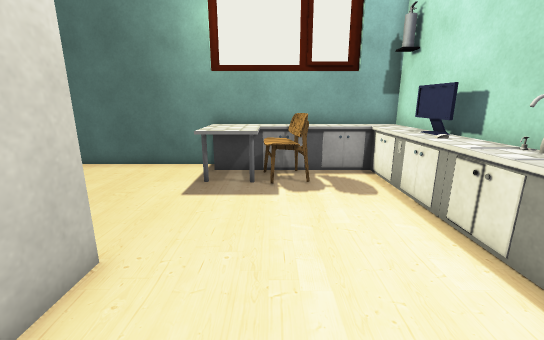
view 1 (above)

12 first-person views from a walk through a scene from a Unity 3-D project. The camera is 1.3 m above the floor, tilts 14° down and sees 90° across. The floor is counted in squares, 0.5 m on a side. Each view is taken from the middle of a square. On the plan, view 1 faces up. The plan holds only what a view shows up to about 19 squares ahead; the rest is blank. The place goes on beyond the plan. The player character is not drawn. Some surface patterns are stand-ins.

view 2
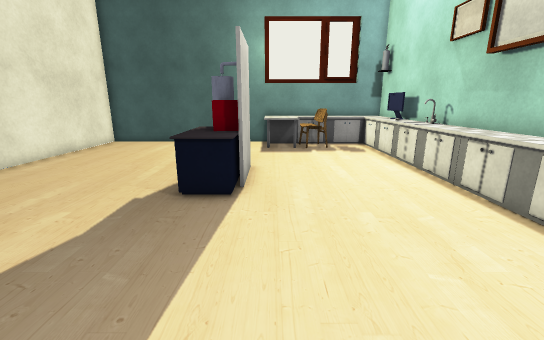

view 3
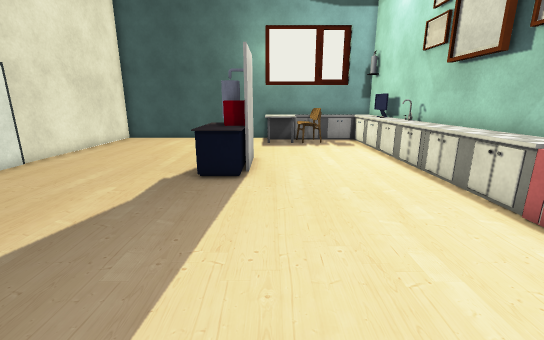

view 4
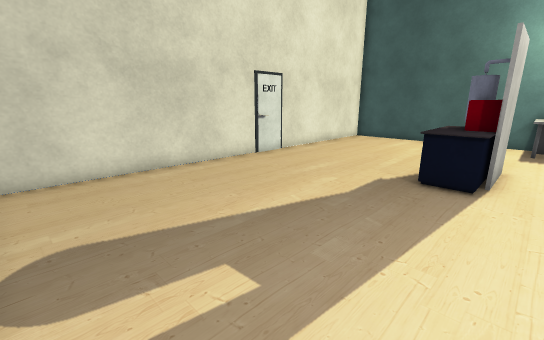

view 5
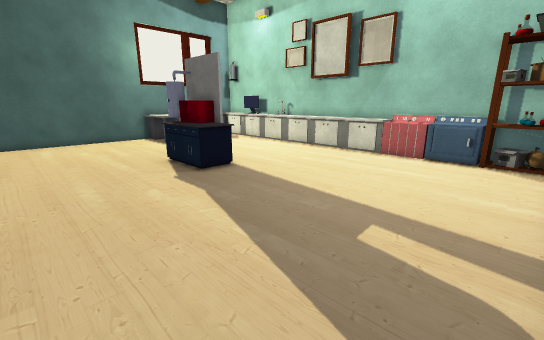

view 6
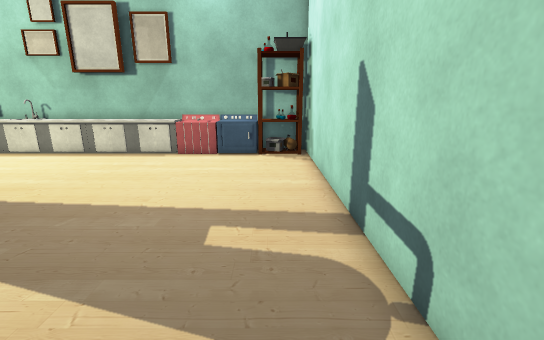

view 7
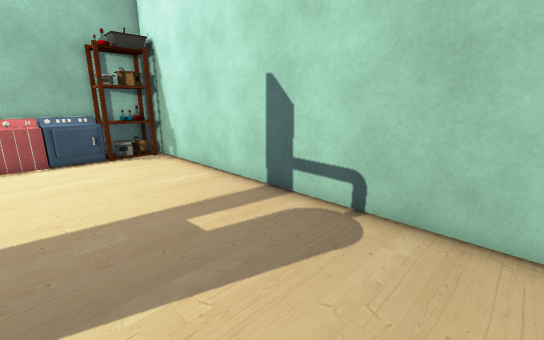

view 8
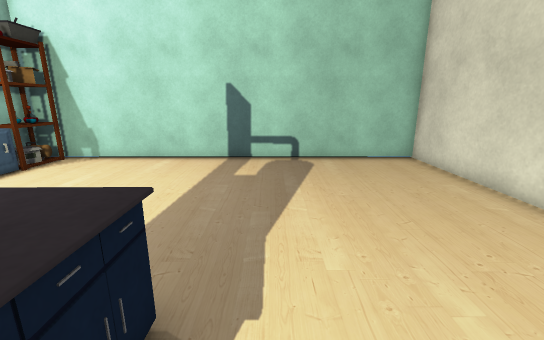

view 9
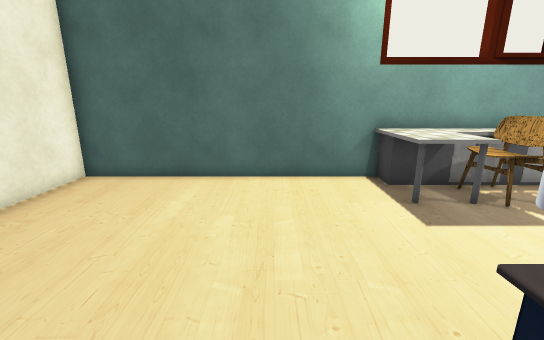

view 10
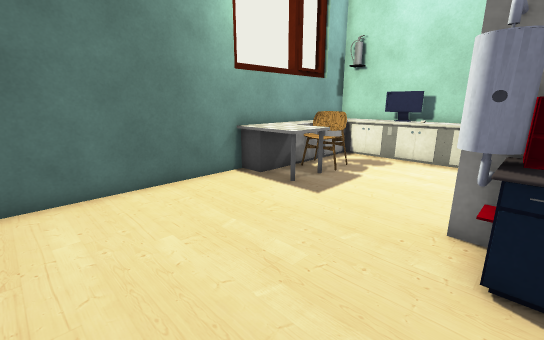

view 11
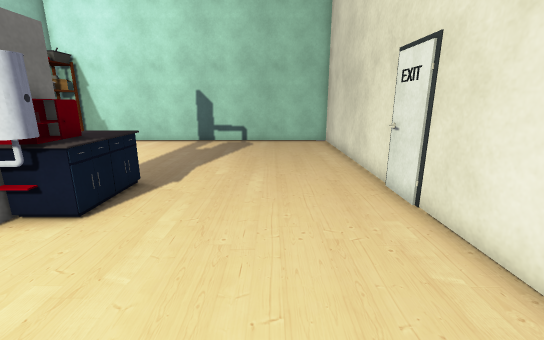

view 12
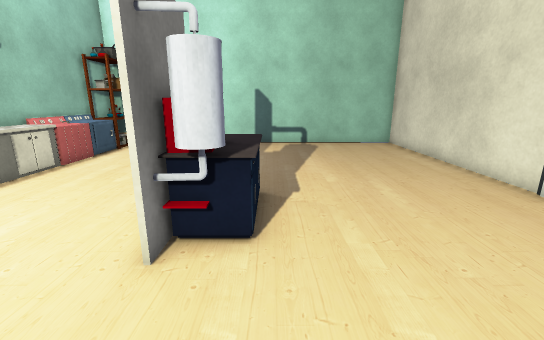

### Floor plan
Key: @ floor where view 1 was taken; # wall or solid block; . floor; = window, fence, low wall or low ledge; C cabinet; H chair; M computer; A machine; S shelf; O other object.
Columns run from 13 left of view 1 to 5 right of it. Each row starts with its distance up from view 1.
 12 ###################
 11 #          CCCCCCCC
 10 #..........CCHHCCCC
  9 #..........CCHH..CC
  8 #................CM
  7 #................MC
  6 #................C#
  5 #................OO
  4 #........#O......OO
  3 #.......OO#......OO
  2 #.......OOO......OO
  1 #=......OO#......C#
  0 #.......OOO..@...CC
 -1 #................CC
 -2 #................CC
 -3 #................A#
 -4 #................A#
 -5 #................C#
 -6 #................C#
 -7 #................S#
 -8 #................S#
 -9 #................S#
-10 ###################

Where each view was taken, in squares from view 1:
view 1: 0 up, 0 right, facing up
view 2: 7 down, 2 left, facing up
view 3: 9 down, 2 left, facing up
view 4: 9 down, 2 left, facing up-left
view 5: 9 down, 10 left, facing up-right
view 6: 8 down, 10 left, facing right
view 7: 4 down, 10 left, facing down-right
view 8: 3 up, 6 left, facing down
view 9: 2 up, 6 left, facing up
view 10: 3 up, 9 left, facing up-right
view 11: 9 up, 9 left, facing down
view 12: 8 up, 5 left, facing down
